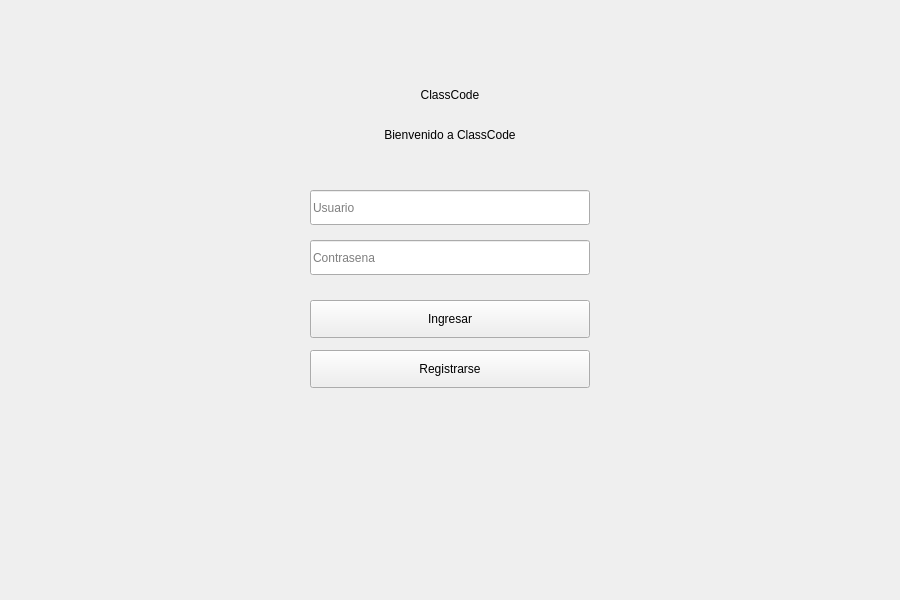
<?xml version="1.0" encoding="UTF-8"?>
<ui version="4.0">
 <class>MainWindow</class>
 <widget class="QMainWindow" name="MainWindow">
  <property name="geometry"><rect><x>0</x><y>0</y><width>900</width><height>600</height></rect></property>
  <property name="windowTitle"><string>ClassCode</string></property>
  <widget class="QWidget" name="centralwidget">
   <widget class="QStackedWidget" name="stackedWidget">
    <property name="geometry"><rect><x>0</x><y>0</y><width>900</width><height>600</height></rect></property>

    <widget class="QWidget" name="pageLogin">
     <widget class="QLabel" name="labelTituloLogin"><property name="geometry"><rect><x>310</x><y>70</y><width>280</width><height>50</height></rect></property><property name="text"><string>ClassCode</string></property><property name="alignment"><set>Qt::AlignCenter</set></property></widget>
     <widget class="QLabel" name="labelBienvenidaLogin"><property name="geometry"><rect><x>280</x><y>120</y><width>340</width><height>30</height></rect></property><property name="text"><string>Bienvenido a ClassCode</string></property><property name="alignment"><set>Qt::AlignCenter</set></property></widget>
     <widget class="QLineEdit" name="txtUsuario"><property name="geometry"><rect><x>310</x><y>190</y><width>280</width><height>35</height></rect></property><property name="placeholderText"><string>Usuario</string></property></widget>
     <widget class="QLineEdit" name="txtContrasena"><property name="geometry"><rect><x>310</x><y>240</y><width>280</width><height>35</height></rect></property><property name="echoMode"><enum>QLineEdit::Password</enum></property><property name="placeholderText"><string>Contrasena</string></property></widget>
     <widget class="QPushButton" name="btnIngresar"><property name="geometry"><rect><x>310</x><y>300</y><width>280</width><height>38</height></rect></property><property name="text"><string>Ingresar</string></property></widget>
     <widget class="QPushButton" name="btnIrRegistro"><property name="geometry"><rect><x>310</x><y>350</y><width>280</width><height>38</height></rect></property><property name="text"><string>Registrarse</string></property></widget>
    </widget>

    <widget class="QWidget" name="pageRegistro">
     <widget class="QLabel" name="labelRegistro"><property name="geometry"><rect><x>310</x><y>60</y><width>280</width><height>45</height></rect></property><property name="text"><string>Registro de usuario</string></property><property name="alignment"><set>Qt::AlignCenter</set></property></widget>
     <widget class="QLineEdit" name="txtNombreRegistro"><property name="geometry"><rect><x>310</x><y>140</y><width>280</width><height>35</height></rect></property><property name="placeholderText"><string>Nombre</string></property></widget>
     <widget class="QLineEdit" name="txtUsuarioRegistro"><property name="geometry"><rect><x>310</x><y>190</y><width>280</width><height>35</height></rect></property><property name="placeholderText"><string>Usuario</string></property></widget>
     <widget class="QLineEdit" name="txtContrasenaRegistro"><property name="geometry"><rect><x>310</x><y>240</y><width>280</width><height>35</height></rect></property><property name="echoMode"><enum>QLineEdit::Password</enum></property><property name="placeholderText"><string>Contrasena</string></property></widget>
     <widget class="QPushButton" name="btnCrearCuenta"><property name="geometry"><rect><x>310</x><y>305</y><width>280</width><height>38</height></rect></property><property name="text"><string>Crear cuenta</string></property></widget>
     <widget class="QPushButton" name="btnVolverLoginRegistro"><property name="geometry"><rect><x>310</x><y>355</y><width>280</width><height>38</height></rect></property><property name="text"><string>Volver al login</string></property></widget>
    </widget>

    <widget class="QWidget" name="pageAdmin">
     <widget class="QLabel" name="labelAdmin"><property name="geometry"><rect><x>300</x><y>55</y><width>300</width><height>45</height></rect></property><property name="text"><string>Panel Administrador</string></property><property name="alignment"><set>Qt::AlignCenter</set></property></widget>
     <widget class="QPushButton" name="btnGestionarCursos"><property name="geometry"><rect><x>310</x><y>140</y><width>280</width><height>38</height></rect></property><property name="text"><string>Gestionar cursos y módulos</string></property></widget>
     <widget class="QPushButton" name="btnVerUsuarios"><property name="geometry"><rect><x>310</x><y>190</y><width>280</width><height>38</height></rect></property><property name="text"><string>Ver usuarios</string></property></widget>
     <widget class="QPushButton" name="btnVerInscripciones"><property name="geometry"><rect><x>310</x><y>240</y><width>280</width><height>38</height></rect></property><property name="text"><string>Ver inscripciones</string></property></widget>
     <widget class="QPushButton" name="btnCerrarSesion"><property name="geometry"><rect><x>310</x><y>315</y><width>280</width><height>38</height></rect></property><property name="text"><string>Cerrar sesion</string></property></widget>
    </widget>

    <widget class="QWidget" name="pageUsuario">
     <widget class="QLabel" name="labelUsuario"><property name="geometry"><rect><x>300</x><y>55</y><width>300</width><height>45</height></rect></property><property name="text"><string>Menu Usuario</string></property><property name="alignment"><set>Qt::AlignCenter</set></property></widget>
     <widget class="QPushButton" name="btnVerCursos"><property name="geometry"><rect><x>310</x><y>140</y><width>280</width><height>38</height></rect></property><property name="text"><string>Ver cursos disponibles</string></property></widget>
     <widget class="QPushButton" name="btnVerMisCursos"><property name="geometry"><rect><x>310</x><y>190</y><width>280</width><height>38</height></rect></property><property name="text"><string>Ver mis cursos y leer modulos</string></property></widget>
     <widget class="QPushButton" name="btnVerProgreso"><property name="geometry"><rect><x>310</x><y>240</y><width>280</width><height>38</height></rect></property><property name="text"><string>Ver progreso</string></property></widget>
     <widget class="QPushButton" name="btnCerrarSesionUsuario"><property name="geometry"><rect><x>310</x><y>315</y><width>280</width><height>38</height></rect></property><property name="text"><string>Cerrar sesion</string></property></widget>
    </widget>

    <widget class="QWidget" name="pageGestionCursos">
     <widget class="QLabel" name="labelGestionCursos"><property name="geometry"><rect><x>290</x><y>15</y><width>320</width><height>30</height></rect></property><property name="text"><string>Gestionar cursos y módulos</string></property><property name="alignment"><set>Qt::AlignCenter</set></property></widget>
     <widget class="QLabel" name="labelCrearCurso"><property name="geometry"><rect><x>40</x><y>55</y><width>260</width><height>22</height></rect></property><property name="text"><string>Crear curso</string></property></widget>
     <widget class="QLineEdit" name="txtNombreCurso"><property name="geometry"><rect><x>40</x><y>80</y><width>260</width><height>30</height></rect></property><property name="placeholderText"><string>Nombre del curso</string></property></widget>
     <widget class="QLineEdit" name="txtDescripcionCurso"><property name="geometry"><rect><x>40</x><y>118</y><width>260</width><height>30</height></rect></property><property name="placeholderText"><string>Descripcion</string></property></widget>
     <widget class="QLineEdit" name="txtModulosCurso"><property name="geometry"><rect><x>40</x><y>156</y><width>260</width><height>30</height></rect></property><property name="placeholderText"><string>Cantidad de modulos</string></property></widget>
     <widget class="QPushButton" name="btnCrearCurso"><property name="geometry"><rect><x>40</x><y>196</y><width>260</width><height>34</height></rect></property><property name="text"><string>Crear curso</string></property></widget>
     <widget class="QLabel" name="labelModuloInfo"><property name="geometry"><rect><x>40</x><y>255</y><width>260</width><height>22</height></rect></property><property name="text"><string>Cargar información de módulo</string></property></widget>
     <widget class="QComboBox" name="comboCursoModulo"><property name="geometry"><rect><x>40</x><y>282</y><width>260</width><height>30</height></rect></property></widget>
     <widget class="QComboBox" name="comboNumeroModulo"><property name="geometry"><rect><x>40</x><y>322</y><width>260</width><height>30</height></rect></property></widget>
     <widget class="QLineEdit" name="txtTituloModulo"><property name="geometry"><rect><x>40</x><y>362</y><width>260</width><height>30</height></rect></property><property name="placeholderText"><string>Titulo del modulo</string></property></widget>
     <widget class="QPlainTextEdit" name="txtInfoModulo"><property name="geometry"><rect><x>40</x><y>402</y><width>260</width><height>65</height></rect></property><property name="placeholderText"><string>Informacion que va a leer el alumno</string></property></widget>
     <widget class="QPushButton" name="btnGuardarModulo"><property name="geometry"><rect><x>40</x><y>480</y><width>260</width><height>34</height></rect></property><property name="text"><string>Guardar información del módulo</string></property></widget>
     <widget class="QPlainTextEdit" name="txtCursosAdmin"><property name="geometry"><rect><x>340</x><y>55</y><width>520</width><height>390</height></rect></property><property name="readOnly"><bool>true</bool></property><property name="plainText"><string>Cursos y modulos</string></property></widget>
     <widget class="QLabel" name="labelEliminarCurso"><property name="geometry"><rect><x>340</x><y>443</y><width>250</width><height>20</height></rect></property><property name="text"><string>Seleccionar curso a eliminar</string></property></widget>
     <widget class="QComboBox" name="comboCursoEliminar"><property name="geometry"><rect><x>340</x><y>465</y><width>250</width><height>32</height></rect></property></widget>
     <widget class="QPushButton" name="btnEliminarCurso"><property name="geometry"><rect><x>610</x><y>465</y><width>250</width><height>32</height></rect></property><property name="text"><string>Eliminar curso</string></property></widget>
     <widget class="QPushButton" name="btnVolverAdmin"><property name="geometry"><rect><x>610</x><y>520</y><width>250</width><height>36</height></rect></property><property name="text"><string>Volver</string></property></widget>
    </widget>

    <widget class="QWidget" name="pageCursosDisponibles">
     <widget class="QLabel" name="labelCursosDisponibles"><property name="geometry"><rect><x>310</x><y>25</y><width>280</width><height>35</height></rect></property><property name="text"><string>Cursos disponibles</string></property><property name="alignment"><set>Qt::AlignCenter</set></property></widget>
     <widget class="QListWidget" name="listaCursosDisponibles"><property name="geometry"><rect><x>40</x><y>80</y><width>560</width><height>430</height></rect></property></widget>
     <widget class="QLabel" name="labelSeleccionCurso"><property name="geometry"><rect><x>635</x><y>120</y><width>220</width><height>50</height></rect></property><property name="text"><string>Selecciona un curso de la lista y despues toca Inscribirme.</string></property><property name="wordWrap"><bool>true</bool></property></widget>
     <widget class="QPushButton" name="btnInscribirmeCurso"><property name="geometry"><rect><x>635</x><y>195</y><width>220</width><height>36</height></rect></property><property name="text"><string>Inscribirme</string></property></widget>
     <widget class="QPushButton" name="btnVolverUsuarioCursos"><property name="geometry"><rect><x>635</x><y>475</y><width>220</width><height>36</height></rect></property><property name="text"><string>Volver</string></property></widget>
    </widget>

    <widget class="QWidget" name="pageMisCursos">
     <widget class="QLabel" name="labelMisCursos"><property name="geometry"><rect><x>270</x><y>25</y><width>360</width><height>35</height></rect></property><property name="text"><string>Mis cursos y modulo actual</string></property><property name="alignment"><set>Qt::AlignCenter</set></property></widget>
     <widget class="QPlainTextEdit" name="txtMisCursos"><property name="geometry"><rect><x>40</x><y>80</y><width>560</width><height>430</height></rect></property><property name="readOnly"><bool>true</bool></property></widget>
     <widget class="QLabel" name="labelCompletarModulo"><property name="geometry"><rect><x>635</x><y>92</y><width>220</width><height>50</height></rect></property><property name="text"><string>Lee el módulo actual, selecciona el curso y marca completar.</string></property><property name="wordWrap"><bool>true</bool></property></widget>
     <widget class="QComboBox" name="comboCursoCompletar"><property name="geometry"><rect><x>635</x><y>155</y><width>220</width><height>32</height></rect></property></widget>
     <widget class="QPushButton" name="btnCompletarModulo"><property name="geometry"><rect><x>635</x><y>205</y><width>220</width><height>36</height></rect></property><property name="text"><string>Completar modulo leido</string></property></widget>
     <widget class="QPushButton" name="btnVolverUsuarioMisCursos"><property name="geometry"><rect><x>635</x><y>475</y><width>220</width><height>36</height></rect></property><property name="text"><string>Volver</string></property></widget>
    </widget>

    <widget class="QWidget" name="pageProgreso">
     <widget class="QLabel" name="labelProgreso"><property name="geometry"><rect><x>310</x><y>25</y><width>280</width><height>35</height></rect></property><property name="text"><string>Progreso</string></property><property name="alignment"><set>Qt::AlignCenter</set></property></widget>
     <widget class="QPlainTextEdit" name="txtProgreso"><property name="geometry"><rect><x>90</x><y>80</y><width>720</width><height>410</height></rect></property><property name="readOnly"><bool>true</bool></property></widget>
     <widget class="QPushButton" name="btnVolverUsuarioProgreso"><property name="geometry"><rect><x>310</x><y>515</y><width>280</width><height>36</height></rect></property><property name="text"><string>Volver</string></property></widget>
    </widget>

    <widget class="QWidget" name="pageVerUsuariosAdmin">
     <widget class="QLabel" name="labelUsuariosAdmin"><property name="geometry"><rect><x>310</x><y>25</y><width>280</width><height>35</height></rect></property><property name="text"><string>Usuarios</string></property><property name="alignment"><set>Qt::AlignCenter</set></property></widget>
     <widget class="QPlainTextEdit" name="txtUsuariosAdmin"><property name="geometry"><rect><x>40</x><y>80</y><width>560</width><height>430</height></rect></property><property name="readOnly"><bool>true</bool></property></widget>
     <widget class="QLineEdit" name="txtIdUsuarioEliminar"><property name="geometry"><rect><x>635</x><y>130</y><width>220</width><height>32</height></rect></property><property name="placeholderText"><string>ID del usuario</string></property></widget>
     <widget class="QPushButton" name="btnEliminarUsuario"><property name="geometry"><rect><x>635</x><y>180</y><width>220</width><height>36</height></rect></property><property name="text"><string>Eliminar usuario</string></property></widget>
     <widget class="QPushButton" name="btnVolverAdminUsuarios"><property name="geometry"><rect><x>635</x><y>475</y><width>220</width><height>36</height></rect></property><property name="text"><string>Volver</string></property></widget>
    </widget>

    <widget class="QWidget" name="pageInscripciones">
     <widget class="QLabel" name="labelInscripciones"><property name="geometry"><rect><x>310</x><y>25</y><width>280</width><height>35</height></rect></property><property name="text"><string>Inscripciones</string></property><property name="alignment"><set>Qt::AlignCenter</set></property></widget>
     <widget class="QPlainTextEdit" name="txtInscripcionesAdmin"><property name="geometry"><rect><x>90</x><y>80</y><width>720</width><height>410</height></rect></property><property name="readOnly"><bool>true</bool></property></widget>
     <widget class="QPushButton" name="btnVolverAdminInscripciones"><property name="geometry"><rect><x>310</x><y>515</y><width>280</width><height>36</height></rect></property><property name="text"><string>Volver</string></property></widget>
    </widget>

   </widget>
  </widget>
 </widget>
 <resources/>
 <connections/>
</ui>
